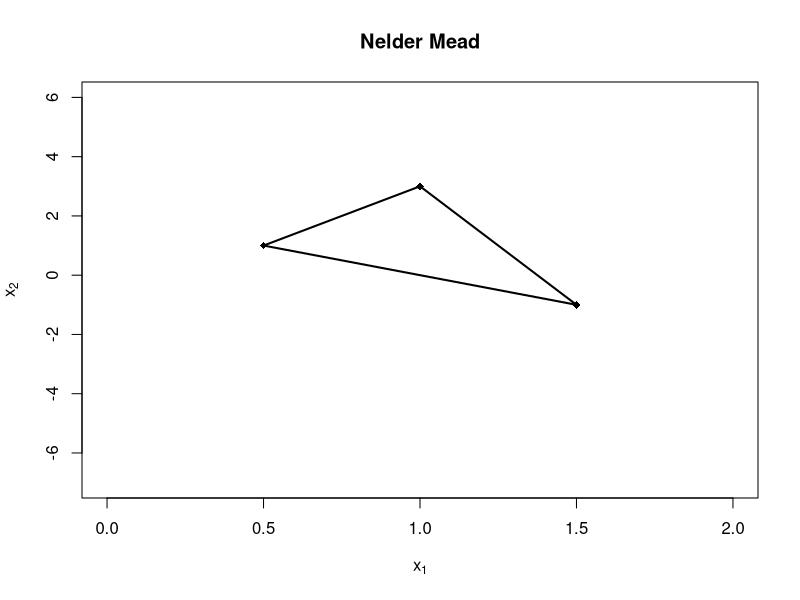
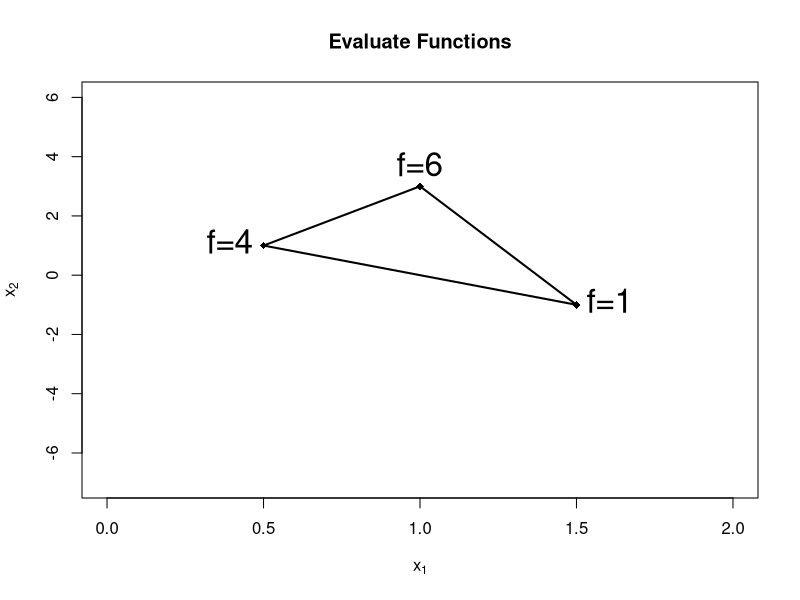
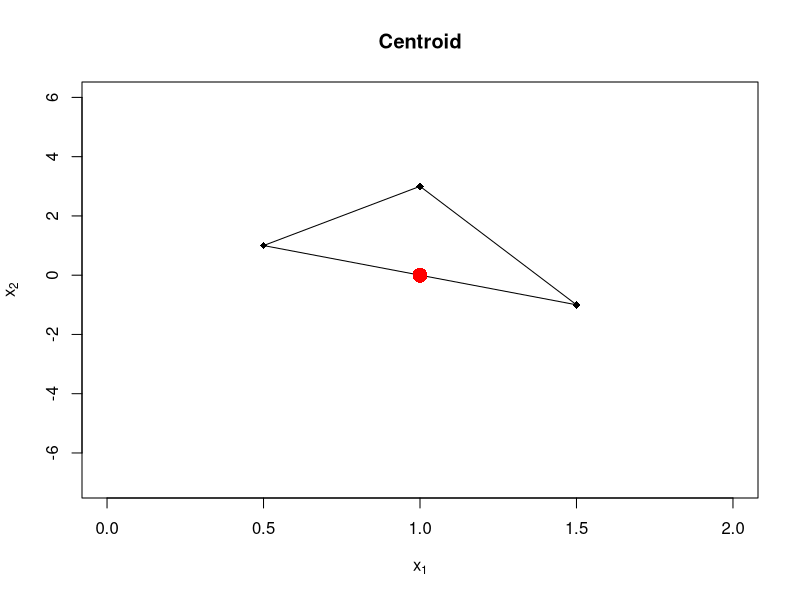
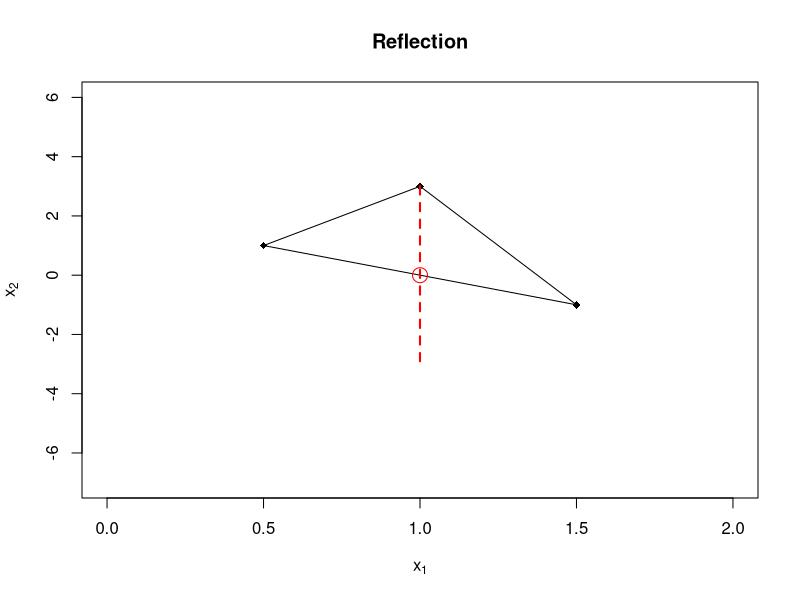
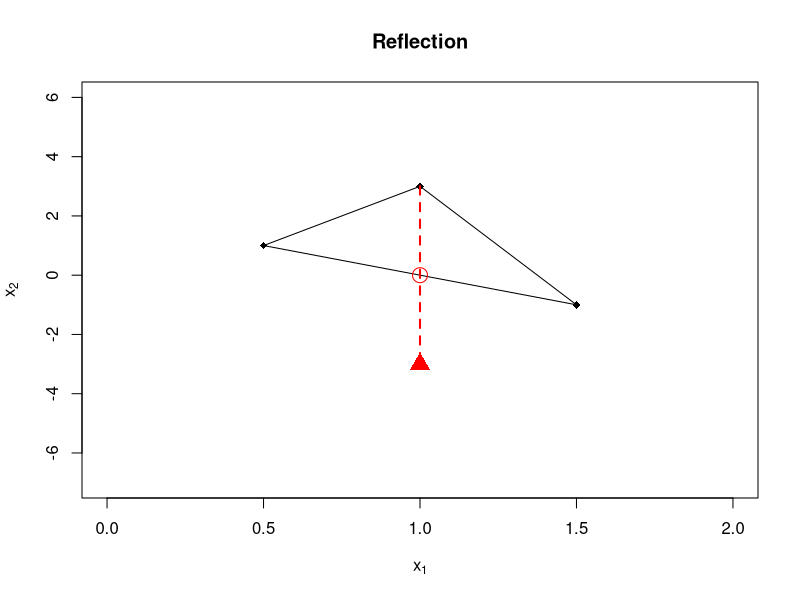
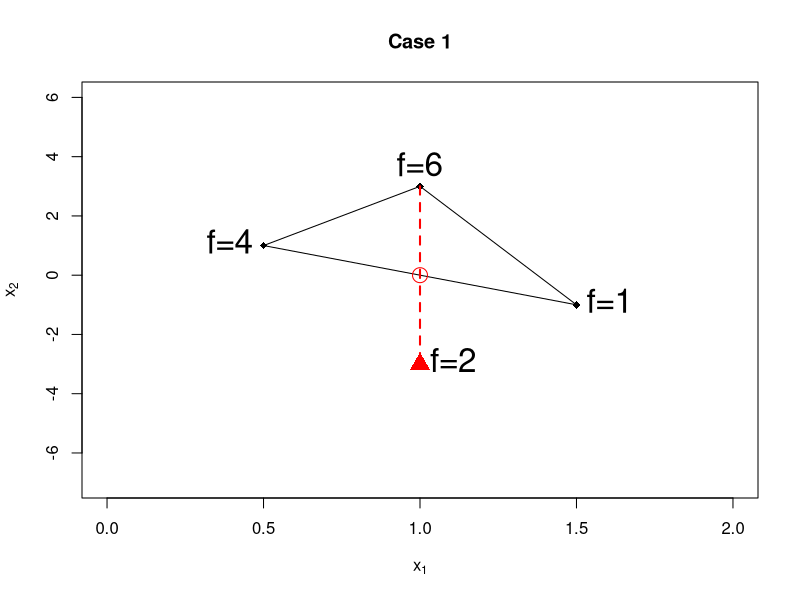
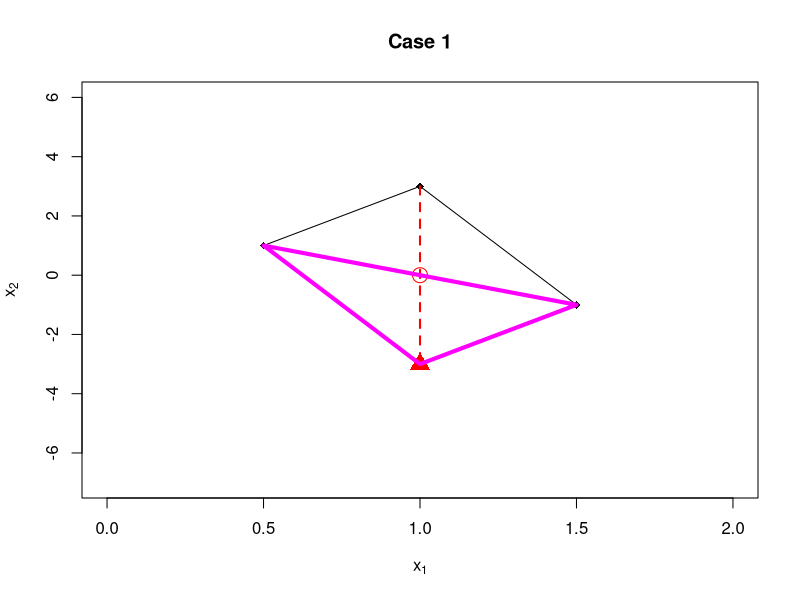
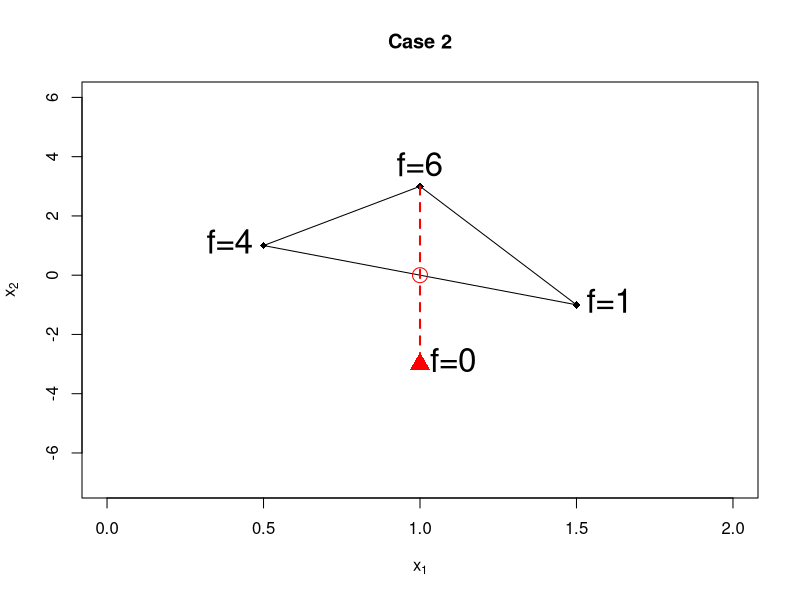

Here is the R script that generated these plots, in order:
t0<-t(matrix(c(0.5,1,
             1.5,-1,
             1,3),2,3))

pdf('nm0.pdf')
plot(t0[,1],t0[,2],xlim=c(0,2),ylim=c(-7,6),pch=18,main="Nelder Mead",xlab=expression(x[1]),ylab=expression(x[2]))
polygon(t0,lwd=2)
dev.off()

pdf('nmf.pdf')
plot(t0[,1],t0[,2],xlim=c(0,2),ylim=c(-7,6),pch=18,main="Evaluate Functions",xlab=expression(x[1]),ylab=expression(x[2]))
polygon(t0,lwd=2)
text(t0[1,1],t0[1,2],'f=4',pos=2,cex=2)
text(t0[2,1],t0[2,2],'f=1',pos=4,cex=2)
text(t0[3,1],t0[3,2],'f=6',pos=3,cex=2)
dev.off()


pdf('nmcent.pdf')
plot(t0[,1],t0[,2],xlim=c(0,2),ylim=c(-7,6),pch=18,main="Centroid",xlab=expression(x[1]),ylab=expression(x[2]))
polygon(t0)
cent<-apply(t0[c(1,2),],2,mean)
points(cent[1],cent[2],col='red',pch=16,cex=2)
dev.off()

pdf('nmrefl.pdf')
alpha<-1
vrefl<-cent+alpha*(cent-t0[3,])
plot(t0[,1],t0[,2],xlim=c(0,2),ylim=c(-7,6),pch=18,main="Reflection",xlab=expression(x[1]),ylab=expression(x[2]))
polygon(t0)
lines(c(t0[3,1],vrefl[1]),c(t0[3,2],vrefl[2]),col='red',lwd=2,lty=2)
#points(vrefl[1],vrefl[2],pch=17,col='red')
points(cent[1],cent[2],col='red',pch=1,cex=2)
dev.off()


pdf('nmrefl1.pdf')
plot(t0[,1],t0[,2],xlim=c(0,2),ylim=c(-7,6),pch=18,main="Reflection",xlab=expression(x[1]),ylab=expression(x[2]))
polygon(t0)
lines(c(t0[3,1],vrefl[1]),c(t0[3,2],vrefl[2]),col='red',lwd=2,lty=2)
points(cent[1],cent[2],col='red',pch=1,cex=2)
points(vrefl[1],vrefl[2],pch=17,col='red',cex=2)

dev.off()

pdf('nmrefl2.pdf')
plot(t0[,1],t0[,2],xlim=c(0,2),ylim=c(-7,6),pch=18,main="Case 1",xlab=expression(x[1]),ylab=expression(x[2]))
polygon(t0)
lines(c(t0[3,1],vrefl[1]),c(t0[3,2],vrefl[2]),col='red',lwd=2,lty=2)
points(cent[1],cent[2],col='red',pch=1,cex=2)
points(vrefl[1],vrefl[2],pch=17,col='red',cex=2)
text(t0[1,1],t0[1,2],'f=4',pos=2,cex=2)
text(t0[2,1],t0[2,2],'f=1',pos=4,cex=2)
text(t0[3,1],t0[3,2],'f=6',pos=3,cex=2)
text(vrefl[1],vrefl[2],'f=2',pos=4,cex=2)

dev.off()

pdf('nmrefl3.pdf')
plot(t0[,1],t0[,2],xlim=c(0,2),ylim=c(-7,6),pch=18,main="Case 1",xlab=expression(x[1]),ylab=expression(x[2]))
polygon(t0)
lines(c(t0[3,1],vrefl[1]),c(t0[3,2],vrefl[2]),col='red',lwd=2,lty=2)
points(cent[1],cent[2],col='red',pch=1,cex=2)
points(vrefl[1],vrefl[2],pch=17,col='red',cex=2)
polygon(rbind(t0[c(1,2),],vrefl),border='magenta',lwd=4)
dev.off()

pdf('nmexpansion1.pdf')
gamma<-2
vexp<-cent+gamma*(vrefl-cent)
plot(t0[,1],t0[,2],xlim=c(0,2),ylim=c(-7,6),pch=18,main="Case 2",xlab=expression(x[1]),ylab=expression(x[2]))
polygon(t0)
lines(c(t0[3,1],vrefl[1]),c(t0[3,2],vrefl[2]),col='red',lwd=2,lty=2)
points(cent[1],cent[2],col='red',pch=1,cex=2)
points(vrefl[1],vrefl[2],pch=17,col='red',cex=2)
text(t0[1,1],t0[1,2],'f=4',pos=2,cex=2)
text(t0[2,1],t0[2,2],'f=1',pos=4,cex=2)
text(t0[3,1],t0[3,2],'f=6',pos=3,cex=2)
text(vrefl[1],vrefl[2],'f=0',pos=4,cex=2)
dev.off()

pdf('nmexpansion2.pdf')
plot(t0[,1],t0[,2],xlim=c(0,2),ylim=c(-7,6),pch=18,main="Case 2",xlab=expression(x[1]),ylab=expression(x[2]))
polygon(t0)
points(cent[1],cent[2],col='red',pch=1,cex=2)
points(vrefl[1],vrefl[2],pch=17,col='red',cex=2)
lines(c(t0[3,1],vexp[1]),c(t0[3,2],vexp[2]),col='blue',lwd=2,lty=2)
points(vexp[1],vexp[2],pch=17,col='blue',cex=2)
dev.off()

pdf('nmexpansion3.pdf')
plot(t0[,1],t0[,2],xlim=c(0,2),ylim=c(-7,6),pch=18,main="Case 2",xlab=expression(x[1]),ylab=expression(x[2]))
polygon(t0)
points(cent[1],cent[2],col='red',pch=1,cex=2)
points(vrefl[1],vrefl[2],pch=17,col='red',cex=2)
lines(c(t0[3,1],vexp[1]),c(t0[3,2],vexp[2]),col='blue',lwd=2,lty=2)
points(vexp[1],vexp[2],pch=17,col='blue',cex=2)
text(t0[1,1],t0[1,2],'f=4',pos=2,cex=2)
text(t0[2,1],t0[2,2],'f=1',pos=4,cex=2)
text(t0[3,1],t0[3,2],'f=6',pos=3,cex=2)
text(vrefl[1],vrefl[2],'f=0',pos=4,cex=2)
text(vexp[1],vexp[2],'f=-1',pos=4,cex=2)
polygon(rbind(t0[c(1,2),],vexp),border='magenta',lwd=4)
dev.off()

pdf('nmexpansion4.pdf')
plot(t0[,1],t0[,2],xlim=c(0,2),ylim=c(-7,6),pch=18,main="Case 2",xlab=expression(x[1]),ylab=expression(x[2]))
polygon(t0)
points(cent[1],cent[2],col='red',pch=1,cex=2)
points(vrefl[1],vrefl[2],pch=17,col='red',cex=2)
lines(c(t0[3,1],vexp[1]),c(t0[3,2],vexp[2]),col='blue',lwd=2,lty=2)
points(vexp[1],vexp[2],pch=17,col='blue',cex=2)
text(t0[1,1],t0[1,2],'f=4',pos=2,cex=2)
text(t0[2,1],t0[2,2],'f=1',pos=4,cex=2)
text(t0[3,1],t0[3,2],'f=6',pos=3,cex=2)
text(vrefl[1],vrefl[2],'f=0',pos=4,cex=2)
text(vexp[1],vexp[2],'f=3',pos=4,cex=2)
polygon(rbind(t0[c(1,2),],vrefl),border='magenta',lwd=4)
dev.off()

pdf('nmcontraction1.pdf')
rho<-0.5
vcont<-cent+rho*(t0[3,]-cent)
plot(t0[,1],t0[,2],xlim=c(0,2),ylim=c(-4,6),pch=18,main="Case 3",xlab=expression(x[1]),ylab=expression(x[2]))
polygon(t0)
lines(c(t0[3,1],vrefl[1]),c(t0[3,2],vrefl[2]),col='red',lwd=2,lty=2)
points(cent[1],cent[2],col='red',pch=1,cex=2)
points(vrefl[1],vrefl[2],pch=17,col='red',cex=2)
text(t0[1,1],t0[1,2],'f=4',pos=2,cex=2)
text(t0[2,1],t0[2,2],'f=1',pos=4,cex=2)
text(t0[3,1],t0[3,2],'f=6',pos=3,cex=2)
text(vrefl[1],vrefl[2],'f=5',pos=4,cex=2)
dev.off()

pdf('nmcontraction2.pdf')
plot(t0[,1],t0[,2],xlim=c(0,2),ylim=c(-4,6),pch=18,main="Case 3",xlab=expression(x[1]),ylab=expression(x[2]))
polygon(t0)
points(cent[1],cent[2],col='red',pch=1,cex=2)
points(vrefl[1],vrefl[2],pch=17,col='red',cex=2)
lines(c(t0[3,1],vcont[1]),c(t0[3,2],vcont[2]),col='green',lwd=2,lty=2)
points(vcont[1],vcont[2],pch=17,col='green',cex=2)
dev.off()

pdf('nmcontraction3.pdf')
plot(t0[,1],t0[,2],xlim=c(0,2),ylim=c(-4,6),pch=18,main="Case 3",xlab=expression(x[1]),ylab=expression(x[2]))
polygon(t0)
points(cent[1],cent[2],col='red',pch=1,cex=2)
points(vrefl[1],vrefl[2],pch=17,col='red',cex=2)
lines(c(t0[3,1],vcont[1]),c(t0[3,2],vcont[2]),col='green',lwd=2,lty=2)
points(vcont[1],vcont[2],pch=17,col='green',cex=2)
text(t0[1,1],t0[1,2],'f=4',pos=2,cex=2)
text(t0[2,1],t0[2,2],'f=1',pos=4,cex=2)
text(t0[3,1],t0[3,2],'f=6',pos=3,cex=2)
text(vcont[1],vcont[2],'f=3',pos=4,cex=2)
polygon(rbind(t0[c(1,2),],vcont),border='magenta',lwd=4)
dev.off()

pdf('nmshrink1.pdf')
plot(t0[,1],t0[,2],xlim=c(0,2),ylim=c(-4,6),pch=18,main="Case 3",xlab=expression(x[1]),ylab=expression(x[2]))
polygon(t0)
#points(cent[1],cent[2],col='red',pch=1,cex=2)
points(vrefl[1],vrefl[2],pch=17,col='red',cex=2)
lines(c(t0[3,1],vcont[1]),c(t0[3,2],vcont[2]),col='green',lwd=2,lty=2)
points(vcont[1],vcont[2],pch=17,col='green',cex=2)
text(t0[1,1],t0[1,2],'f=4',pos=2,cex=2)
text(t0[2,1],t0[2,2],'f=1',pos=4,cex=2)
text(t0[3,1],t0[3,2],'f=6',pos=3,cex=2)
text(vcont[1],vcont[2],'f=9',pos=4,cex=2)
#polygon(rbind(t0[c(1,2),],vcont),border='magenta',lwd=4)
dev.off()

sigma<-0.5
tshr<-t0
for (j in 1:3){
  tshr[j,]<-t0[2,]+rho*(t0[j,]-t0[2,])  
}
pdf('nmshrink2.pdf')
plot(t0[,1],t0[,2],xlim=c(0,2),ylim=c(-4,6),pch=18,main="Case 3",xlab=expression(x[1]),ylab=expression(x[2]))
polygon(t0)
#points(cent[1],cent[2],col='red',pch=1,cex=2)
points(vrefl[1],vrefl[2],pch=17,col='red',cex=2)
lines(c(t0[3,1],vcont[1]),c(t0[3,2],vcont[2]),col='green',lwd=2,lty=2)
points(vcont[1],vcont[2],pch=17,col='green',cex=2)
#text(t0[1,1],t0[1,2],'f=4',pos=2,cex=2)
#text(t0[2,1],t0[2,2],'f=1',pos=4,cex=2)
#text(t0[3,1],t0[3,2],'f=6',pos=3,cex=2)
#text(vcont[1],vcont[2],'f=3',pos=4,cex=2)
polygon(tshr,border='magenta',lwd=4)
dev.off()


Workers<-seq(1,200,1)
Income<-8-(1/1000)*(Workers-100)^2
pdf('contfunc.pdf')
plot(Workers,Income,'l',main='Continuous Function')
dev.off()
Income[Workers>50]<-Income[Workers>50]-3

pdf('discontfunc.pdf')
plot(Workers,Income,'l',main='Discontinuous Function')
dev.off()

t0<-t(matrix(c(0.5,1,
               1.5,2,
               1,3),2,3))

pdf('geom1.pdf')
plot(t0[,1],t0[,2],xlim=c(0,2),ylim=c(-2,4),pch=18,main="Volume",xlab='',ylab='')
polygon(t0,lwd=2)
text(t0[2,1],t0[2,2],expression(x[1]),pos=4)
text(t0[3,1],t0[3,2],expression(x[2]),pos=4)
text(t0[1,1],t0[1,2],expression(x[3]),pos=1)
dev.off()

pdf('geom2.pdf')
for(j in 3:1){t0[j,]<-t0[j,]-t0[1,]}
plot(t0[,1],t0[,2],xlim=c(-0.5,1.5),ylim=c(-3,3),pch=18,main="Volume",xlab='',ylab='')
polygon(t0,lwd=2)
text(t0[2,1],t0[2,2],expression(x[1]-x[3]),pos=4)
text(t0[3,1],t0[3,2],expression(x[2]-x[3]),pos=4)
dev.off()

pdf('geom3.pdf')
t0<-rbind(t0,t0[3,]+t0[2,])
plot(t0[,1],t0[,2],xlim=c(-0.5,1.5),ylim=c(-3,3),pch=18,main="Volume",xlab='',ylab='')
polygon(t0[c(1,3,4,2),],lwd=2,col='red')
dev.off()

pdf('geom4.pdf')
plot(t0[,1],t0[,2],xlim=c(-0.5,1.5),ylim=c(-3,3),pch=18,main="Volume",xlab='',ylab='')
polygon(t0[c(1,3,4,2),],lwd=2,col='red')
polygon(t0[1:3,],lwd=2,col='blue')
dev.off()
